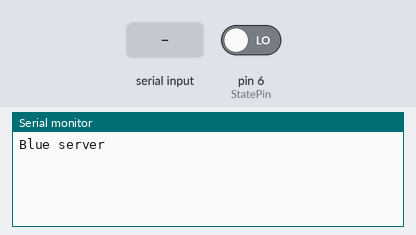
The sketch below on a simulated Teensy 4. Parts: the last lines printed to the serial monitor. The inputs (shaded band) are chosen by the test bench; at power-on: pin 6 (StatePin) LOW. No radio packets arrive unless stated.

Above: at 3.7 s.
3.8 s: pin 6 (StatePin) driven HIGH
At 4.6 s:
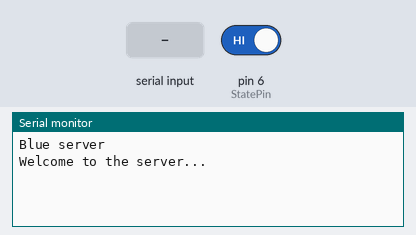
5.3 s: "@" received over the second serial link
At 5.7 s:
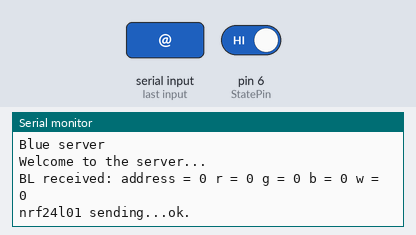
6.8 s: pin 6 (StatePin) driven LOW
At 8.1 s:
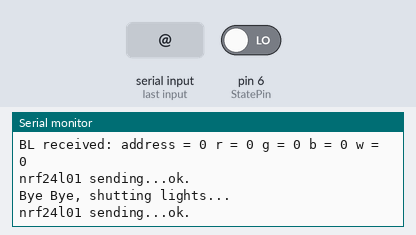

The sketch:

Blue_server.ino
```cpp
// (licence header left out)
/*
PINOUT
Teensy 3.1	HC05	nRF24L01+
GND			GND		1-GND
3.3V		VCC		2-VCC
9			-		3-CE
10			-		4-CSN
13			-		5-SCK
11			-		6-MOSI
12			-		7-MISO
-			-		8-IRQ
8-TX3		RX		-
7-RX3		TX		-
6			STATE	-
*/


#include <RF24Network.h>
#include <RF24.h>
#include <SPI.h>

#define BTSERIAL Serial3

char buf[20];

RF24 radio(9,10);					// nRF24L01(+) radio
RF24Network network(radio);			// Network uses that radio

const uint16_t this_node = 01;		// Insert address of your node in Octal format here
const uint16_t channel = 90;		// Insert channel of your network here

// Pins
const int StatePin = 6;

boolean buttonState=0;
boolean lastState=0;

// Structure of our payload max 32 bytes
struct payload_t
{
	byte r; // 1 byte
	byte g; // 1 byte
	byte b; // 1 byte
	byte w; // 1 byte
}; // Total 4 bytes

//Variables for RGBW values and address
byte rgbw[4];
byte address;

String inputString = "";			// a string to hold incoming data
boolean stringComplete = false;		// whether the string is complete


void setup() {
	//Start serial communication to PC and BTModule, Serial to PC is optional
	Serial.begin(19200);
	BTSERIAL.begin(1382400);

	pinMode(StatePin, INPUT);

	delay(2500);
	Serial.println("Blue server");


	SPI.begin();
	radio.begin();
	network.begin(/*channel*/ channel, /*node address*/ this_node);


}

void loop() {


	while (BTSERIAL.available()) {

			char inChar = (char)BTSERIAL.read();
			//Serial.println(inChar);
			// add it to the inputString:
			if (inChar=='@'){

				inputString.toCharArray(buf,18);
				//Get values from incoming string
				sscanf(buf, "%hhu %hhu %hhu %hhu %hhu", &address, &rgbw[0], &rgbw[1], &rgbw[2], &rgbw[3]);

				Serial.print("BL received:");
				Serial.print(" address = ");
				Serial.print(address);
				Serial.print(" r = ");
				Serial.print(rgbw[0]);
				Serial.print(" g = ");
				Serial.print(rgbw[1]);
				Serial.print(" b = ");
				Serial.print(rgbw[2]);
				Serial.print(" w = ");
				Serial.println(rgbw[3]);

				inputString = "";

				//Send command over to radio
				payload_t payload = {rgbw[0], rgbw[1], rgbw[2], rgbw[3] };
				RF24NetworkHeader header(/*to node*/ address);

				Serial.print("nrf24l01 sending...");
				bool ok  = network.write(header,&payload,sizeof(payload));

				if (ok)
					Serial.println("ok.");
				else
					Serial.println("failed.");


			}else{
				inputString += inChar;
			}


	}


	buttonState = digitalRead(StatePin);

	if(buttonState){
		//Do something while connected
		WhileConnect();

		if(!lastState){
			//Do something on connect
			OnConnect();
			//Set State
			lastState = 1;
		}
	}
	if(!buttonState){
		//Do something while disconnected
		WhileDisconnect();

		if(lastState){
			//Do something on disconnect
			OnDisconnect();
			//Reset State
			lastState = 0;
		}
	}


}

void WhileConnect(){

	network.update();  // Check the network regularly

}

void OnConnect(){
	Serial.println("Welcome to the server...");

}

void WhileDisconnect(){


}

void OnDisconnect(){
	Serial.println("Bye Bye, shutting lights...");
	//shutdown lights
	payload_t payload = {0, 0, 0, 0};
	RF24NetworkHeader header(/*to node*/ 0);

	Serial.print("nrf24l01 sending...");
	bool ok  = network.write(header,&payload,sizeof(payload));

	if (ok)
		Serial.println("ok.");
	else
		Serial.println("failed.");

}
```

Measured:
- after the input at 3.8 s, the serial monitor: prints a new line at once (image 1)
- after the input at 5.3 s, the serial monitor: prints a new line at once (image 2)
- after the input at 6.8 s, the serial monitor: prints a new line at once (image 3)
